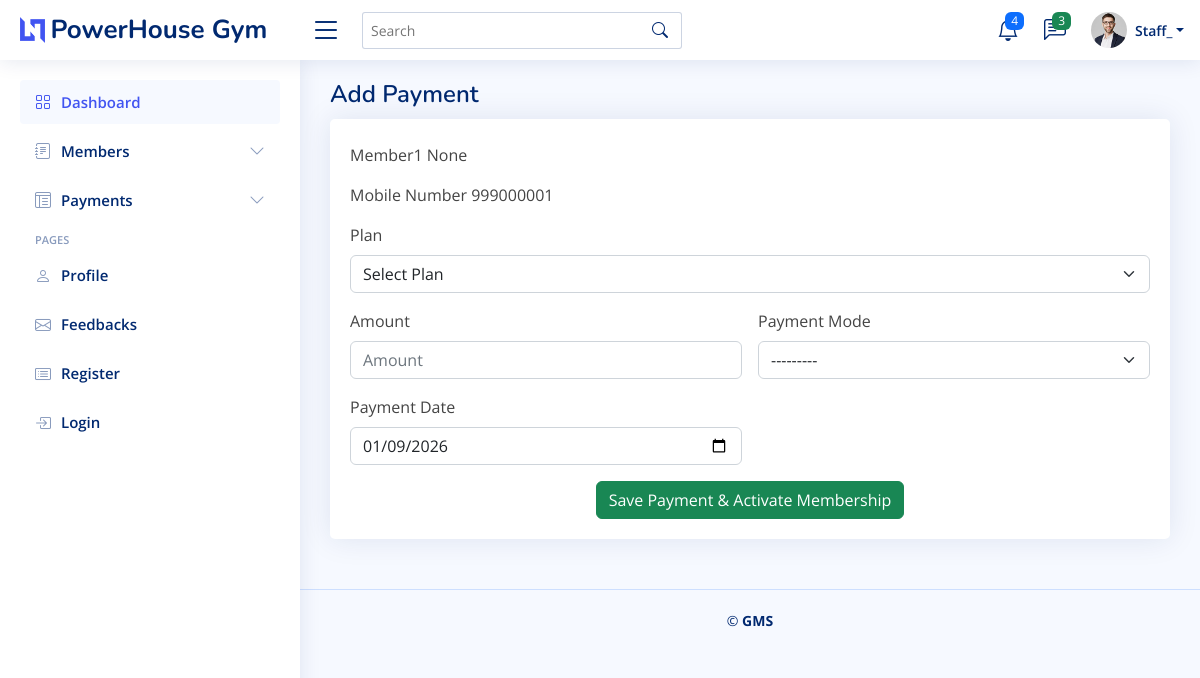
The page /dashboard/members/1/add-payment/ (signed in) on the database its author committed.
### accounts/models.py (models this page shows, shortened)
class User(AbstractUser):
    ROLE_CHOICES = (
        ('owner', 'Gym Owner'),
        ('site_manager', 'Site Manager'),
        ('gym_manager', 'Gym Manager'),
        ('staff', 'Staff'),
    )
    STAY_STATUS_CHOICES = (
        ('pg', 'PG'),
        ('rent', 'Rented Room/House'),
        ('hostel', 'Hostel'),
        ('college', 'School / College'),
        ('other', 'Other'),
    )
    role = models.CharField(
        max_length=20,
        choices=ROLE_CHOICES,
        default='staff',
        db_index=True  # ✅ RBAC checks,
    )
    organization = models.ForeignKey(
        'organizations.Organization',
        on_delete=models.SET_NULL,
        null=True,
        blank=True,
        db_index=True
    )
    branch = models.ForeignKey(
        'organizations.Branch',
        on_delete=models.SET_NULL,
        null=True,
        blank=True,
        db_index=True  # ✅ RBAC checks
    )
    mobile = models.CharField(max_length=20, blank=True, null=True,db_index=True)
    city = models.CharField(max_length=100, blank=True, null=True)
    state = models.CharField(max_length=100, blank=True, null=True)
    country = models.CharField(max_length=100, blank=True, null=True)
    current_stay_status = models.CharField(
        max_length=20,
        choices=STAY_STATUS_CHOICES,
        blank=True,
        null=True
    )
    is_active = models.BooleanField(default=True)
    created_at = models.DateTimeField(auto_now_add=True)
    updated_at = models.DateTimeField(auto_now=True)

### members/models.py (models this page shows, shortened)
class Member(models.Model):
    organization = models.ForeignKey(
        'organizations.Organization',
        on_delete=models.CASCADE,
        related_name='members',
        db_index=True
    )
    branch = models.ForeignKey(
        'organizations.Branch',
        on_delete=models.CASCADE,
        related_name='members',
        db_index=True
    )
    first_name = models.CharField(max_length=100)
    last_name = models.CharField(max_length=100, blank=True, null=True)
    mobile = models.CharField(max_length=20,db_index=True  )
    email = models.EmailField(blank=True, null=True)
    is_active = models.BooleanField(default=True,db_index=True  )
    created_at = models.DateTimeField(auto_now_add=True)
    updated_at = models.DateTimeField(auto_now=True)
    deleted_at = models.DateTimeField(null=True, blank=True)
    deleted_by = models.ForeignKey(
        'accounts.User',
        on_delete=models.SET_NULL,
        null=True,
        blank=True,
        related_name='deleted_members'
    )

### dashboard/views.py (the view)
# urls.py: path('members/<int:member_id>/add-payment/',views.add_payment,name='add_payment'),
@login_required
@role_required(['owner', 'site_manager', 'gym_manager', 'staff'])
@transaction.atomic
def add_payment(request, member_id):
    member = get_object_or_404(
        Member,
        id=member_id,
        organization=request.user.organization,
        deleted_at__isnull=True
    )
    if request.method == 'POST':
        form = AddPaymentForm(request.POST)
        if form.is_valid():
            plan = form.cleaned_data['plan']
            payment_date = form.cleaned_data['payment_date']
            active_subscription = (
                Subscription.objects
                .filter(
                    member=member,
                    status='active',
                    deleted_at__isnull=True
                )
                .first()
            )
            if active_subscription and active_subscription.end_date >= payment_date:
                start_date = active_subscription.end_date + timedelta(days=1)
            else:
                start_date = payment_date
            end_date = start_date + timedelta(days=plan.duration_days)
            if active_subscription:
                active_subscription.status = 'expired'
                active_subscription.updated_at = now()
                active_subscription.save(update_fields=['status', 'updated_at'])
            subscription = Subscription.objects.create(
                organization=request.user.organization,
                member=member,
                plan=plan,
                start_date=start_date,
                end_date=end_date,
                status='active',
                created_by=request.user
            )
            payment = form.save(commit=False)
            payment.organization = request.user.organization
            payment.member = member
            payment.subscription = subscription
            payment.received_by = request.user
            payment.payment_date = payment_date
            payment.save()
            return redirect('dashboard:member_list')
    else:
        form = AddPaymentForm()
    return render(
        request,
        'add_payment.html',
        {
            'form': form,
            'member': member
        }
    )

### subscriptions/forms.py
class AddPaymentForm(forms.ModelForm):
    plan = forms.ModelChoiceField(
        queryset=Plan.objects.filter(is_active=True),
        empty_label="Select Plan",
        widget=forms.Select(attrs={'class': 'form-select'})
    )
    payment_date = forms.DateField(
        initial=now().date(),
        widget=forms.DateInput(
            attrs={
                'class': 'form-control',
                'type': 'date'
            }
        )
    )
    class Meta:
        model = Payment
        fields = ['amount', 'payment_mode']
        widgets = {
            'amount': forms.NumberInput(attrs={
                'class': 'form-control',
                'placeholder': 'Amount'
            }),
            'payment_mode': forms.Select(attrs={
                'class': 'form-select'
            }),
        }

### subscriptions/models.py (called while the page is built)
    def __str__(self):
        return f"{self.name} ({self.amount})"

### dashboard/templates/add_payment.html (shortened to what this page needs)
{% extends "base.html" %}
{% block content %}
<div class="pagetitle">
  <h1>Add Payment</h1>
</div>
<section class="section">
  <div class="card">
    <div class="card-body">
        <br>
        <p>{{ member.first_name }} {{ member.last_name }}</p>
        <p>Mobile Number {{ member.mobile }}</p>
      <form method="post" class="row g-3">
        <div class="col-md-12">
          <label class="form-label">Plan</label>
          {{ form.plan }}
        </div>
        <div class="col-md-6">
          <label class="form-label">Amount</label>
          {{ form.amount }}
        </div>
        <div class="col-md-6">
          <label class="form-label">Payment Mode</label>
          {{ form.payment_mode }}
        </div>
        <div class="col-md-6">
            <label class="form-label">Payment Date</label>
            {{ form.payment_date }}
          </div>
        <div class="text-center">
          <button type="submit" class="btn btn-success">
            Save Payment & Activate Membership
          </button>
        </div>
      </form>
    </div>
  </div>
</section>
{% endblock %}

### dashboard/templates/header.html (shortened to what this page needs)
{% load static %}
<header id="header" class="header fixed-top d-flex align-items-center">
  <div class="d-flex align-items-center justify-content-between">
    <a href="/" class="logo d-flex align-items-center">
      <img src="{% static 'img/logo.png' %}" alt="" />
      <span class="d-none d-lg-block">PowerHouse Gym</span>
    </a>
    <i class="bi bi-list toggle-sidebar-btn"></i>
  </div>
  <div class="search-bar">
    <form
      class="search-form d-flex align-items-center"
      method="POST"
      action="#"
    >
      <input
        type="text"
        name="query"
        placeholder="Search"
        title="Enter search keyword"
      />
      <button type="submit" title="Search"><i class="bi bi-search"></i></button>
    </form>
  </div>
  <nav class="header-nav ms-auto">
    <ul class="d-flex align-items-center">
      <li class="nav-item dropdown">
        <a class="nav-link nav-icon" href="#" data-bs-toggle="dropdown">
          <i class="bi bi-bell"></i>
          <span class="badge bg-primary badge-number">4</span> </a
        >
      </li>
      <li class="nav-item dropdown">
        <a class="nav-link nav-icon" href="#" data-bs-toggle="dropdown">
          <i class="bi bi-chat-left-text"></i>
          <span class="badge bg-success badge-number">3</span> </a
        >
      </li>
      <li class="nav-item dropdown pe-3">
        <a
          class="nav-link nav-profile d-flex align-items-center pe-0"
          href="#"
          data-bs-toggle="dropdown"
        >
          <img
            src="{% static 'img/profile-img.jpg' %}"
            alt="Profile"
            class="rounded-circle"
          />
          <span class="d-none d-md-block dropdown-toggle ps-2"
            >{{request.user.username | title | slice:":6" }}</span
          > </a
        >
      </li>
    </ul>
  </nav>
</header>

### static/css/style.css (style rules this page uses)
:root { scroll-behavior: smooth; }
body { font-family: "Open Sans", sans-serif; background: #f6f9ff; color: #444444; }
a { color: #4154f1; text-decoration: none; }
h1, h2, h3, h4, h5, h6 { font-family: "Nunito", sans-serif; }
.pagetitle { margin-bottom: 10px; }
.pagetitle h1 { font-size: 24px; margin-bottom: 0; font-weight: 600; color: #012970; }
.card { margin-bottom: 30px; border: none; border-radius: 5px; box-shadow: 0px 0 30px rgba(1, 41, 112, 0.1); }
.card-body { padding: 0 20px 20px 20px; }
.logo { line-height: 1; }
@media (min-width: 1200px) { .logo { width: 280px; } }
.logo img { max-height: 26px; margin-right: 6px; }
.logo span { font-size: 26px; font-weight: 700; color: #012970; font-family: "Nunito", sans-serif; }
.header { transition: all 0.5s; z-index: 997; height: 60px; box-shadow: 0px 2px 20px rgba(1, 41, 112, 0.1); background-color: #fff; padding-left: 20px; }
.header .toggle-sidebar-btn { font-size: 32px; padding-left: 10px; cursor: pointer; color: #012970; }
.header .search-bar { min-width: 360px; padding: 0 20px; }
.header .search-form { width: 100%; }
.header .search-form input { border: 0; font-size: 14px; color: #012970; border: 1px solid rgba(1, 41, 112, 0.2); padding: 7px 38px 7px 8px; border-radius: 3px; transition: 0.3s; width: 100%; }
.header .search-form button { border: 0; padding: 0; margin-left: -30px; background: none; }
.header .search-form button i { color: #012970; }
.header-nav ul { list-style: none; }
.header-nav>ul { margin: 0; padding: 0; }
.header-nav .nav-icon { font-size: 22px; color: #012970; margin-right: 25px; position: relative; }
.header-nav .nav-profile { color: #012970; }
.header-nav .nav-profile img { max-height: 36px; }
.header-nav .nav-profile span { font-size: 14px; font-weight: 600; }
.header-nav .badge-number { position: absolute; inset: -2px -5px auto auto; font-weight: normal; font-size: 12px; padding: 3px 6px; }

### rows shown on the page
User: user.username "Staff_"
Member: first_name "Member1", last_name "None", mobile "999000001"
